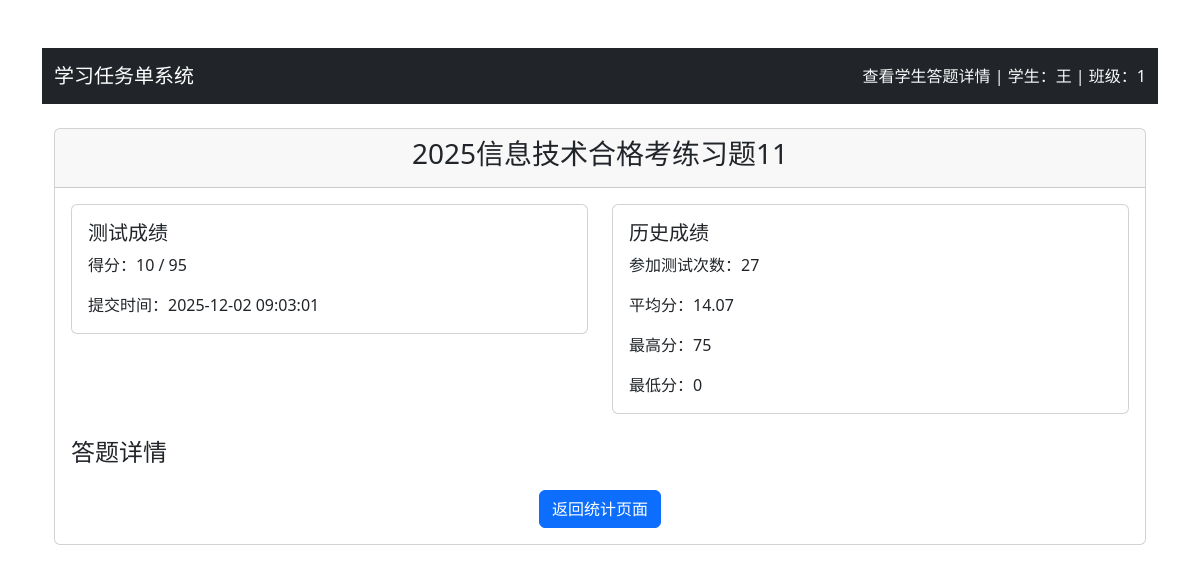
The app's page /test_result/1 (signed in), older data.
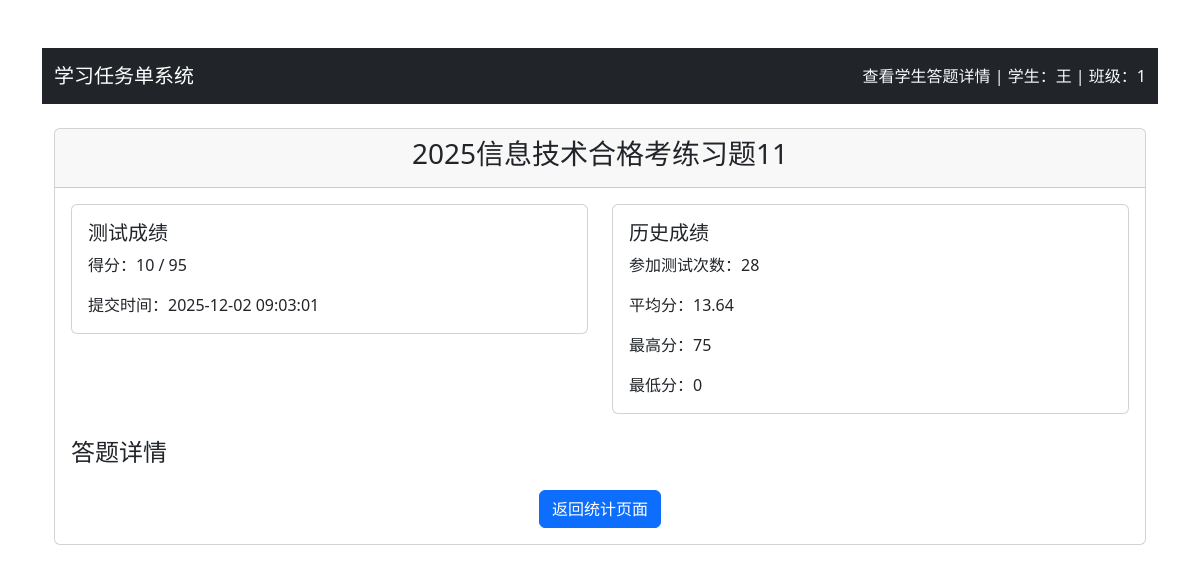
The same page, newer data.
### app.py (models this page shows)
class StudentTestHistory(db.Model):
    id = db.Column(db.Integer, primary_key=True)
    student_id = db.Column(db.Integer, db.ForeignKey('user.id'))
    student_name = db.Column(db.String(100), nullable=False)
    class_number = db.Column(db.String(50), nullable=False)
    test_count = db.Column(db.Integer, default=0)  # 总测试次数
    total_score = db.Column(db.Integer, default=0)  # 总分
    average_score = db.Column(db.Float, default=0.0)  # 平均分
    highest_score = db.Column(db.Integer, default=0)  # 最高分
    lowest_score = db.Column(db.Integer, default=0)  # 最低分
    updated_at = db.Column(db.DateTime, default=datetime.utcnow, onupdate=datetime.utcnow)

### app.py (the view, shortened to what this page needs)
@app.route('/test_result/<int:result_id>')
def test_result(result_id):
    result = TestResult.query.get_or_404(result_id)
    if 'role' not in session:
        return redirect(url_for('student_start'))
    if session.get('role') == 'teacher':
        pass
    elif session.get('role') == 'student':
        if 'student_id' not in session or result.student_id != session['student_id']:
            flash('无权访问此测试结果')
            return redirect(url_for('student_dashboard'))
    else:
        flash('无权访问此测试结果')
        return redirect(url_for('student_start'))
    test = Test.query.get(result.test_id)
    if session.get('role') == 'teacher':
        student_id = result.student_id
        student = User.query.get(student_id)
        history = StudentTestHistory.query.filter_by(
            student_id=student_id
        ).first()
    else:
        student = User.query.get(session['student_id'])
        history = StudentTestHistory.query.filter_by(
            student_id=session['student_id']
        ).first()
    questions = []
    answers = json.loads(result.answers)
    for question_id, answer in answers.items():
        question = Question.query.get(int(question_id))
    return render_template('test_result.html',
                         test=test,
                         result=result,
                         student=student,
                         history=history,
                         questions=questions,
                         is_teacher=session.get('role') == 'teacher',
                         test_id=test.id if test else None)

### templates/test_result.html (shortened to what this page needs)
<!DOCTYPE html>
<html lang="zh-CN">
<head>
    <link href="https://cdn.jsdelivr.net/npm/bootstrap@5.3.0/dist/css/bootstrap.min.css" rel="stylesheet">
</head>
<body class="container mt-5">
    <nav class="navbar navbar-expand-lg navbar-dark bg-dark">
        <div class="container">
            <a class="navbar-brand" href="#">学习任务单系统</a>
            <div class="navbar-text text-light">
                {% if is_teacher %}
                查看学生答题详情 | 学生：{{ result.student_name }} | 班级：{{ result.class_number }}
                {% else %}
                学生：{{ student.name }} | 班级：{{ student.class_number }}
                {% endif %}
            </div>
        </div>
    </nav>
    <div class="container mt-4">
        <div class="card">
            <div class="card-header">
                <h3 class="text-center">{{ test.title }}</h3>
            </div>
            <div class="card-body">
                <div class="row mb-4">
                    <div class="col-md-6">
                        <div class="card">
                            <div class="card-body">
                                <h5 class="card-title">测试成绩</h5>
                                <p class="card-text">得分：{{ result.score }} / {{ test.total_score }}</p>
                                <p class="card-text">提交时间：{{ result.created_at.strftime('%Y-%m-%d %H:%M:%S') }}</p>
                            </div>
                        </div>
                    </div>
                    <div class="col-md-6">
                        <div class="card">
                            <div class="card-body">
                                <h5 class="card-title">历史成绩</h5>
                                {% if history %}
                                <p class="card-text">参加测试次数：{{ history.test_count }}</p>
                                <p class="card-text">平均分：{{ "%.2f"|format(history.average_score) }}</p>
                                <p class="card-text">最高分：{{ history.highest_score }}</p>
                                <p class="card-text">最低分：{{ history.lowest_score }}</p>
                                {% else %}
                                <p class="card-text text-muted">暂无历史记录</p>
                                {% endif %}
                            </div>
                        </div>
                    </div>
        </div>
                <h4 class="mb-3">答题详情</h4>
                <div class="text-center mt-4">
                    {% if is_teacher %}
                    <a href="{{ url_for('get_test_statistics', test_id=test_id) }}" class="btn btn-primary">返回统计页面</a>
                    {% else %}
                    <a href="{{ url_for('student_dashboard') }}" class="btn btn-primary">返回首页</a>
                    {% endif %}
                </div>
            </div>
        </div>
    </div>
</body>
</html>

Row changes from the older to the newer data that the page shows:
changed StudentTestHistory: test_count "27" → "28"; average_score "14.07" → "13.64"
